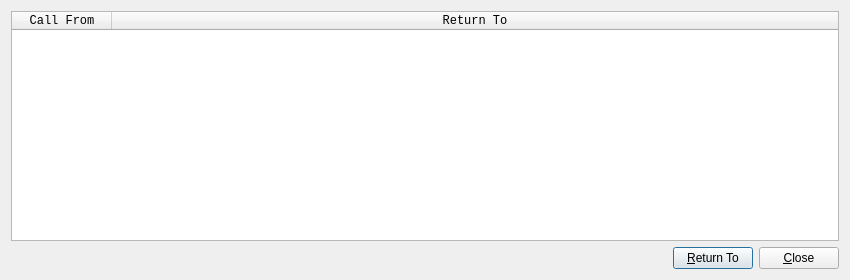
<?xml version="1.0" encoding="UTF-8"?>
<ui version="4.0">
 <class>BacktracePlugin::DialogBacktrace</class>
 <widget class="QDialog" name="DialogBacktrace">
  <property name="geometry">
   <rect>
    <x>0</x>
    <y>0</y>
    <width>850</width>
    <height>280</height>
   </rect>
  </property>
  <property name="windowTitle">
   <string>Call Stack</string>
  </property>
  <layout class="QGridLayout" name="gridLayout">
   <item row="0" column="0">
    <widget class="QTableWidget" name="tableWidgetCallStack">
     <property name="font">
      <font>
       <family>Monospace</family>
      </font>
     </property>
     <attribute name="horizontalHeaderStretchLastSection">
      <bool>true</bool>
     </attribute>
     <column>
      <property name="text">
       <string>Call From</string>
      </property>
     </column>
     <column>
      <property name="text">
       <string>Return To</string>
      </property>
     </column>
    </widget>
   </item>
   <item row="1" column="0">
    <layout class="QHBoxLayout" name="horizontalLayout">
     <property name="sizeConstraint">
      <enum>QLayout::SetMaximumSize</enum>
     </property>
     <item>
      <spacer name="horizontalSpacer">
       <property name="orientation">
        <enum>Qt::Horizontal</enum>
       </property>
       <property name="sizeHint" stdset="0">
        <size>
         <width>40</width>
         <height>20</height>
        </size>
       </property>
      </spacer>
     </item>
     <item>
      <widget class="QPushButton" name="pushButtonReturnTo">
       <property name="text">
        <string>&amp;Return To</string>
       </property>
       <property name="icon">
        <iconset theme="edit-undo"/>
       </property>
      </widget>
     </item>
     <item>
      <widget class="QPushButton" name="pushButtonClose">
       <property name="text">
        <string>&amp;Close</string>
       </property>
       <property name="icon">
        <iconset theme="dialog-close">
         <normaloff/>
        </iconset>
       </property>
      </widget>
     </item>
    </layout>
   </item>
  </layout>
 </widget>
 <resources/>
 <connections/>
</ui>
